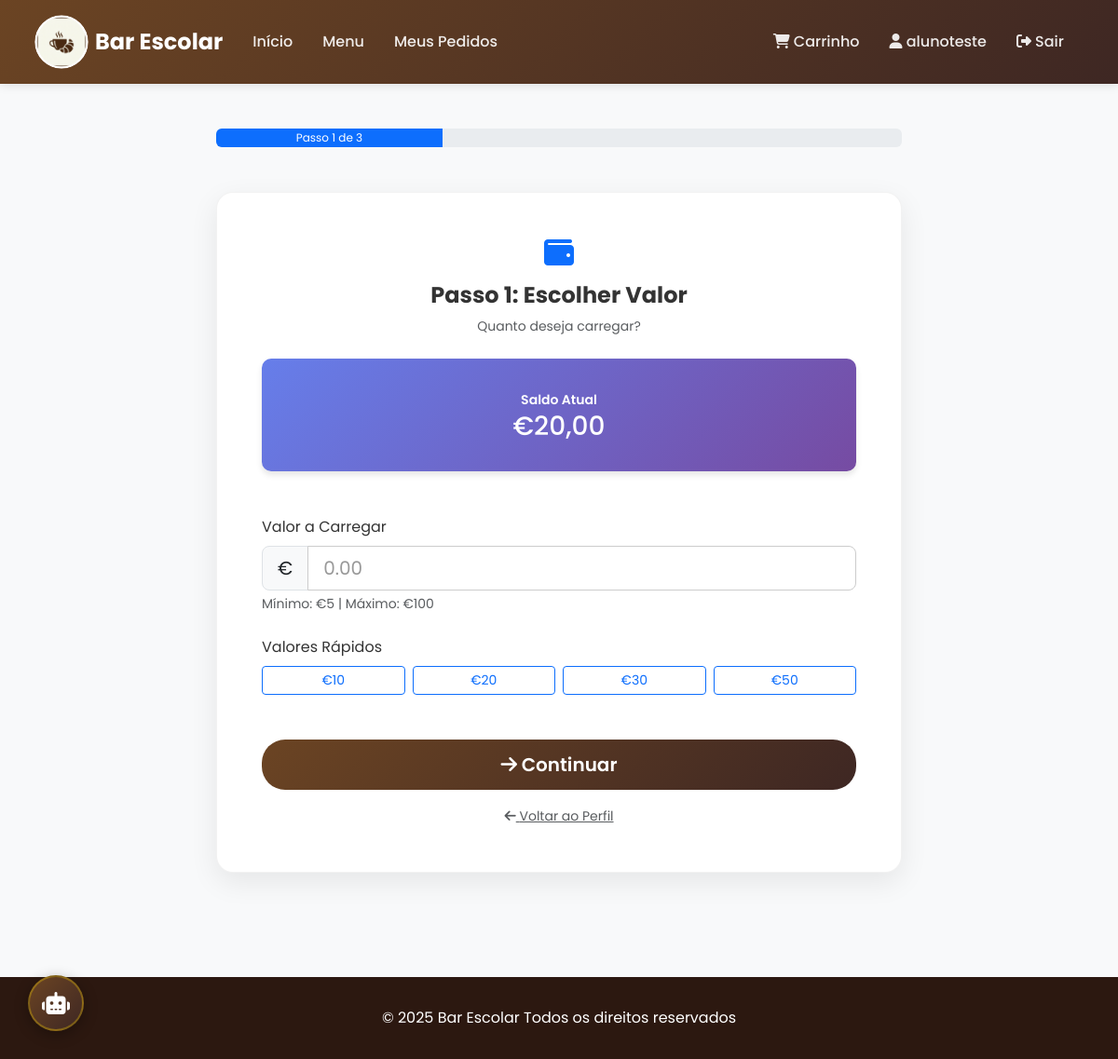
Page /topup/ (signed in) on the earlier database version.
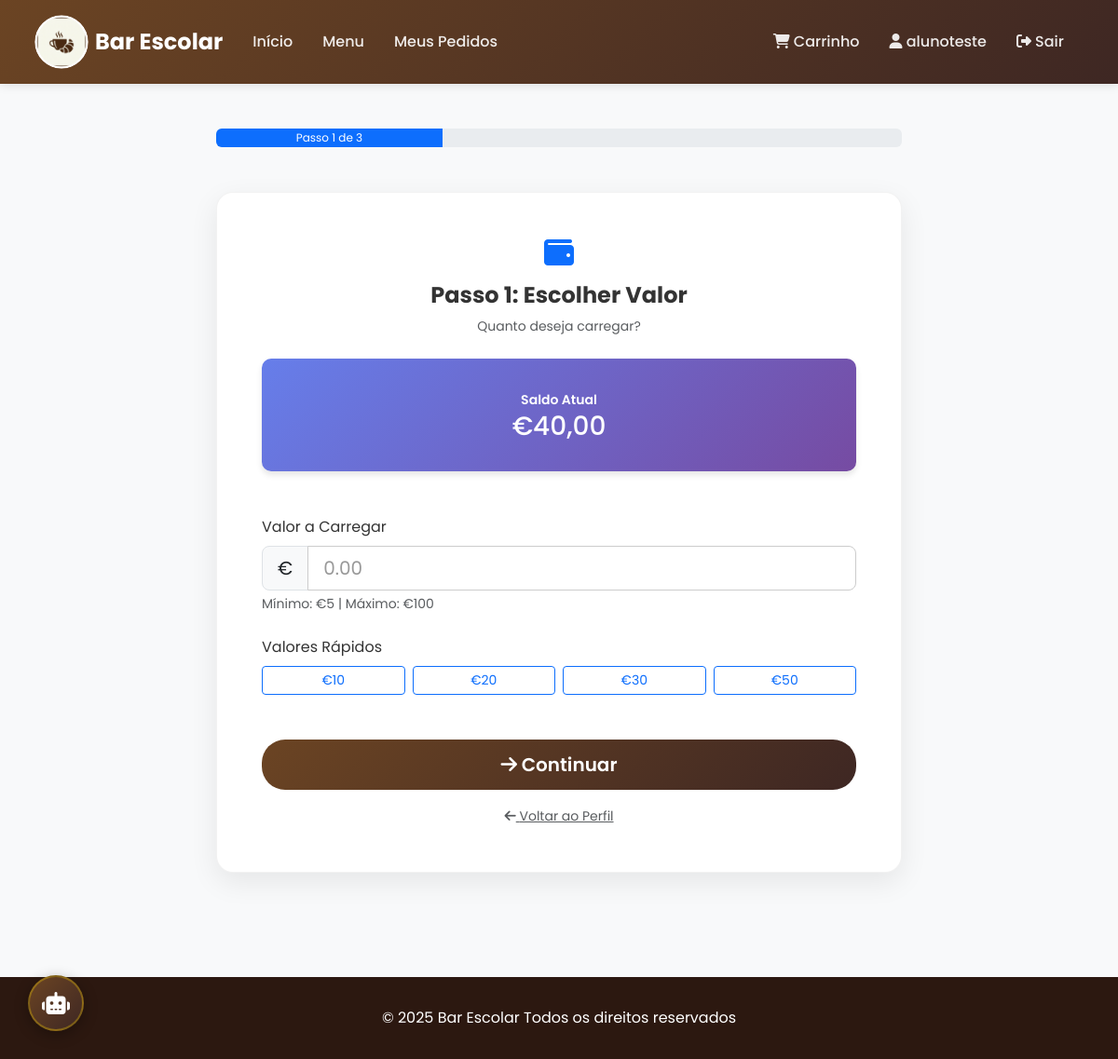
Same page on the later database version.
### bar_app/models.py (models this page shows, shortened)
class User(AbstractUser):
    USER_TYPE_CHOICES = (
        ('student', 'Aluno'),
        ('teacher', 'Professor'),
        ('staff', 'Funcionário'),
        ('admin', 'Administrador'),
    )
    user_type = models.CharField(max_length=20, choices=USER_TYPE_CHOICES, default='student', verbose_name='Tipo de Utilizador')
    phone = models.CharField(max_length=15, blank=True, verbose_name='Telemóvel')
    photo = models.ImageField(upload_to='users/', blank=True, null=True, verbose_name='Foto')
    balance = models.DecimalField(max_digits=10, decimal_places=2, default=0, verbose_name='Saldo')
    created_at = models.DateTimeField(default=timezone.now, verbose_name='Criado em')
    updated_at = models.DateTimeField(auto_now=True, verbose_name='Atualizado em')
    escalao = models.CharField(max_length=10, choices=ESCALAO_CHOICES, default='none', verbose_name='Escalão ASE')
    allergens = models.CharField(max_length=255, blank=True, default='', verbose_name='Alérgenos / Restrições', help_text='Alérgenos separados por vírgula (ex: Glúten, Lactose)')
    turma = models.CharField(max_length=10, blank=True, verbose_name='Turma', help_text='Turma do utilizador (ex: 12PI)')
    groups = models.ManyToManyField(
        'auth.Group',
        related_name='custom_user_groups',
        blank=True,
        help_text='The groups this user belongs to.'
    )
    user_permissions = models.ManyToManyField(
        'auth.Permission',
        related_name='custom_user_permissions',
        blank=True,
        help_text='Specific permissions for this user.'
    )
    class Meta:
        verbose_name = 'Utilizador'
        verbose_name_plural = 'Utilizadores'
        ordering = ['username']
    email_verified = models.BooleanField(default=False)
    """Flag usada para saber se o e‑mail já foi confirmado pelo utilizador."""

### bar_app/views/orders.py (the view, shortened to what this page needs)
# urls.py: path('topup/', views.topup, name='topup'),
@login_required
@transaction.atomic
def topup(request):
    step = request.GET.get('step') or request.POST.get('step') or '1'
    form = TopUpForm()
    context = {'form': form, 'step': str(step)}
    if 'topup_amount' in request.session and step == '2':
        try:
            context['amount'] = Decimal(request.session.get('topup_amount'))
        except Exception:
            context['amount'] = None
    return render(request, 'bar_app/topup.html', context)

### bar_app/forms.py
class TopUpForm(forms.ModelForm):
    class Meta:
        model = Transaction
        fields = ['amount']
        widgets = {
            'amount': forms.NumberInput(attrs={'min': '5', 'step': '0.01', 'class': 'form-control'}),
        }

### templates/bar_app/topup.html (shortened to what this page needs)
{% extends 'base.html' %}
{% block content %}
<div class="container py-2 py-md-5">
    <div class="row justify-content-center">
        <div class="col-12 col-md-8">
            <div class="progress mb-3 mb-md-5" style="height: 20px; font-size: 0.75rem;">
                <div class="progress-bar {% if step == '1' or step == '2' or step == '3' %}bg-primary{% endif %}" role="progressbar" style="width: {% if step == '1' %}33%{% elif step == '2' %}66%{% else %}100%{% endif %};" aria-valuenow="{% if step == '1' %}33{% elif step == '2' %}66{% else %}100{% endif %}" aria-valuemin="0" aria-valuemax="100">
                    Passo {{ step }} de 3
                </div>
            </div>
            {% if step == '1' %}
            <div class="card">
                <div class="card-body p-3 p-md-5">
                    <div class="text-center mb-3 mb-md-4">
                        <i class="fas fa-wallet fa-2x fa-md-3x text-primary mb-2 mb-md-3"></i>
                        <h2 class="fw-bold" style="font-size: 1.5rem;">Passo 1: Escolher Valor</h2>
                        <p class="text-muted small">Quanto deseja carregar?</p>
                    </div>
                    <div class="balance-card mb-3 mb-md-5 text-center">
                        <small>Saldo Atual</small>
                        <h2 class="mb-0" style="font-size: 1.75rem;">€{{ user.balance }}</h2>
                    </div>
                    <form method="post">
                        <div class="mb-3 mb-md-4">
                            <label for="amount" class="form-label">Valor a Carregar</label>
                            <div class="input-group input-group-lg">
                                <span class="input-group-text">€</span>
                                <input type="number" name="amount" id="amount" class="form-control" step="0.01" min="5" max="100" required placeholder="0.00" autofocus>
                            </div>
                            <small class="text-muted d-block mt-1">Mínimo: €5 | Máximo: €100</small>
                        </div>
                        <div class="mb-4 mb-md-5">
                            <label class="form-label mb-2">Valores Rápidos</label>
                            <div class="d-grid gap-2" style="grid-template-columns: repeat(auto-fit, minmax(80px, 1fr));">
                                <button type="button" class="btn btn-sm btn-outline-primary quick-amount" data-amount="10">€10</button>
                                <button type="button" class="btn btn-sm btn-outline-primary quick-amount" data-amount="20">€20</button>
                                <button type="button" class="btn btn-sm btn-outline-primary quick-amount" data-amount="30">€30</button>
                                <button type="button" class="btn btn-sm btn-outline-primary quick-amount" data-amount="50">€50</button>
                            </div>
                        </div>
                        <div class="d-grid gap-2 mb-3">
                            <button type="submit" class="btn btn-primary btn-lg" id="nextBtn">
                                <i class="fas fa-arrow-right"></i> Continuar
                            </button>
                        </div>
                    </form>
                    <div class="text-center">
                        <a href="{% url 'bar_app:profile' %}" class="text-muted small">
                            <i class="fas fa-arrow-left"></i> Voltar ao Perfil
                        </a>
                    </div>
                </div>
            </div>
            {% endif %}
        </div>
    </div>
</div>
{% endblock %}

### templates/base.html (shortened to what this page needs)
<!DOCTYPE html>
{% load static %}
<html lang="pt">
<head>
    <link href="https://cdn.jsdelivr.net/npm/bootstrap@5.3.0/dist/css/bootstrap.min.css" rel="stylesheet">
    <link rel="stylesheet" href="https://cdnjs.cloudflare.com/ajax/libs/font-awesome/6.4.0/css/all.min.css">
    <link rel="stylesheet" href="{% static 'css/main.css' %}">
</head>
<body>
    <nav class="navbar navbar-expand-lg navbar-dark">
        <div class="container">
            <a class="navbar-brand" href="{% url 'bar_app:home' %}">
                <img src="{% static 'images/logo.png' %}" alt="Logo">
                Bar Escolar
            </a>
            <div class="collapse navbar-collapse" id="navbarNav">
                <ul class="navbar-nav me-auto">
                    <li class="nav-item">
                        <a class="nav-link" href="{% url 'bar_app:home' %}">Início</a>
                    </li>
                    <li class="nav-item">
                        <a class="nav-link" href="{% url 'bar_app:menu' %}">Menu</a>
                    </li>
                    {% if user.is_authenticated %}
                    <li class="nav-item">
                        <a class="nav-link" href="{% url 'bar_app:order_list' %}">Meus Pedidos</a>
                    </li>
                    {% endif %}
                </ul>
                <ul class="navbar-nav">
                    {% if user.is_authenticated %}
                    <li class="nav-item">
                        <a class="nav-link" href="{% url 'bar_app:cart' %}" style="position: relative;">
                            <i class="fas fa-shopping-cart"></i> Carrinho
                        </a>
                    </li>
                    <li class="nav-item">
                        <a class="nav-link" href="{% url 'bar_app:profile' %}">
                            <i class="fas fa-user"></i> {{ user.username }}
                        </a>
                    </li>
                    <li class="nav-item">
                        <a class="nav-link" href="{% url 'bar_app:logout' %}">
                            <i class="fas fa-sign-out-alt"></i> Sair
                        </a>
                    </li>
                    {% else %}
                    <li class="nav-item">
                        <a class="nav-link" href="{% url 'bar_app:login' %}">
                            <i class="fas fa-sign-in-alt"></i> Entrar
                        </a>
                    </li>
                    {% endif %}
                </ul>
            </div>
        </div>
    </nav>
    {% if user.is_authenticated %}
    <div id="ai-btn" title="Falar com o Barista AI">
        <i class="fas fa-robot"></i>
    </div>
    {% endif %}
    {% block content %}{% endblock %}
    <footer class="footer">
        <div class="container text-center">
            <p class="mb-0">&copy; 2025 Bar Escolar Todos os direitos reservados</p>
        </div>
    </footer>
</body>
</html>

Differences in the rows shown:
changed User "alunoteste": balance "20,00" → "40,00"
